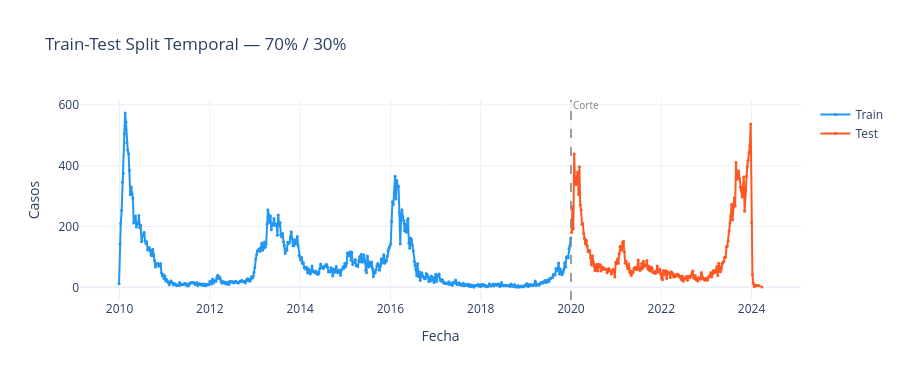

Write notebook code for a chart like this one.
### Markdown cell above
---
## PARTE 3: SPLIT TEMPORAL E IMPUTACION SIN FUGA

El split temporal es el mismo de fase 1. La imputacion se calcula con medias por semana epidemiologica usando solo train, y luego se aplica a train/test. Esta restriccion evita fuga de informacion desde el periodo 2020-2024.

### Code cell
def separar_train_test(serie, fecha_corte):
    """Hace split temporal. NO se hace split aleatorio."""
    fecha_corte = pd.to_datetime(fecha_corte)
    train = serie[serie.ds < fecha_corte].copy()
    test = serie[serie.ds >= fecha_corte].copy()
    return train, test

def graficar_split(train, test, fecha_corte):
    """Grafica el conjunto de entrenamiento y prueba."""
    proporcion_train = len(train) / (len(train) + len(test)) * 100
    fecha_corte = pd.to_datetime(fecha_corte)

    fig = go.Figure()
    fig.add_trace(go.Scatter(
        x=train.ds, y=train.y, mode="lines+markers",
        name="Train", line=dict(color="#2196F3", width=2), marker=dict(size=3)
    ))
    fig.add_trace(go.Scatter(
        x=test.ds, y=test.y, mode="lines+markers",
        name="Test", line=dict(color="#FF5722", width=2), marker=dict(size=3)
    ))
    fig.add_shape(
        type="line", xref="x", yref="paper",
        x0=fecha_corte, x1=fecha_corte, y0=0, y1=1,
        line=dict(dash="dash", color="gray", width=1.5)
    )
    fig.add_annotation(
        x=fecha_corte, y=1.02, yref="paper",
        text="Corte", showarrow=False,
        font=dict(size=10, color="gray"), xanchor="left"
    )
    fig.update_layout(
        title=f"Train-Test Split Temporal — {proporcion_train:.0f}% / {100 - proporcion_train:.0f}%",
        xaxis_title="Fecha", yaxis_title="Casos",
        height=380, template="plotly_white"
    )
    fig.show()

def calcular_medias_estacionales(train):
    """Calcula la media por semana del año usando únicamente el train."""
    train_aux = train.copy()
    train_aux["semana_anio"] = train_aux.ds.dt.isocalendar().week.astype(int)
    medias = train_aux.groupby("semana_anio")["y"].mean().to_dict()
    media_global = train_aux["y"].mean()
    return medias, media_global

def imputar_por_media_estacional(datos, medias_estacionales, media_global):
    """Imputa NaN usando la media estacional calculada previamente."""
    datos = datos.copy()
    datos["semana_anio"] = datos.ds.dt.isocalendar().week.astype(int)

    def imputar_fila(fila):
        if pd.isna(fila["y"]):
            return medias_estacionales.get(fila["semana_anio"], media_global)
        return fila["y"]

    datos["y"] = datos.apply(imputar_fila, axis=1)
    datos = datos.drop(columns=["semana_anio"])
    return datos


train, test = separar_train_test(df, FECHA_CORTE)

print(f"TRAIN: {len(train)} observaciones ({train.ds.min().date()} -> {train.ds.max().date()})")
print(f"TEST:  {len(test)} observaciones ({test.ds.min().date()} -> {test.ds.max().date()})")
graficar_split(train, test, FECHA_CORTE)

medias_estacionales, media_global_train = calcular_medias_estacionales(train)
train = imputar_por_media_estacional(train, medias_estacionales, media_global_train)
test = imputar_por_media_estacional(test, medias_estacionales, media_global_train)
df = pd.concat([train, test], ignore_index=True).sort_values("ds").reset_index(drop=True)

print(f"NaN train: {train.y.isna().sum()} | NaN test: {test.y.isna().sum()} | NaN total: {df.y.isna().sum()}")
display(df.tail())

### Figure 1 — Plotly figure (JSON) as saved in the notebook; plotly's stock layout.template omitted (floating-point values rounded to 4 significant figures; data arrays with more than 128 entries replaced by an {"elided": "..."} marker saying what was removed)
{"data": [{"line": {"color": "#2196F3", "width": 2}, "marker": {"size": 3}, "mode": "lines+markers", "name": "Train", "type": "scatter", "x": {"elided": "523 str values"}, "y": {"elided": "523 float values"}}, {"line": {"color": "#FF5722", "width": 2}, "marker": {"size": 3}, "mode": "lines+markers", "name": "Test", "type": "scatter", "x": {"elided": "221 str values"}, "y": {"elided": "221 float values"}}], "layout": {"annotations": [{"font": {"color": "gray", "size": 10}, "showarrow": false, "text": "Corte", "x": "2020-01-01T00:00:00", "xanchor": "left", "y": 1.02, "yref": "paper"}], "height": 380, "shapes": [{"line": {"color": "gray", "dash": "dash", "width": 1.5}, "type": "line", "x0": "2020-01-01T00:00:00", "x1": "2020-01-01T00:00:00", "xref": "x", "y0": 0, "y1": 1, "yref": "paper"}], "title": {"text": "Train-Test Split Temporal — 70% / 30%"}, "xaxis": {"title": {"text": "Fecha"}}, "yaxis": {"title": {"text": "Casos"}}}}
